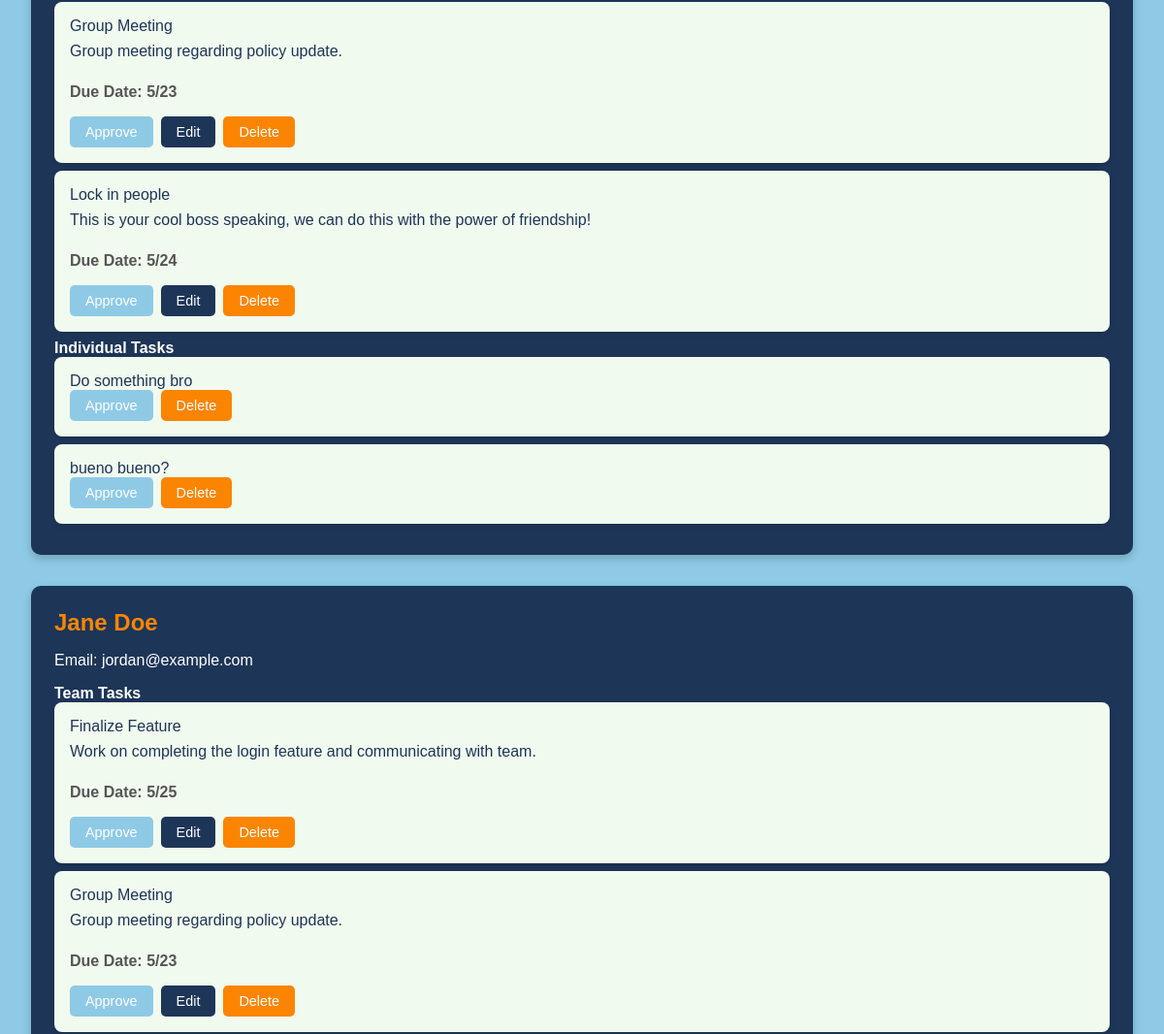
The page /superuser/1/ (middle part) on the database as committed earlier.
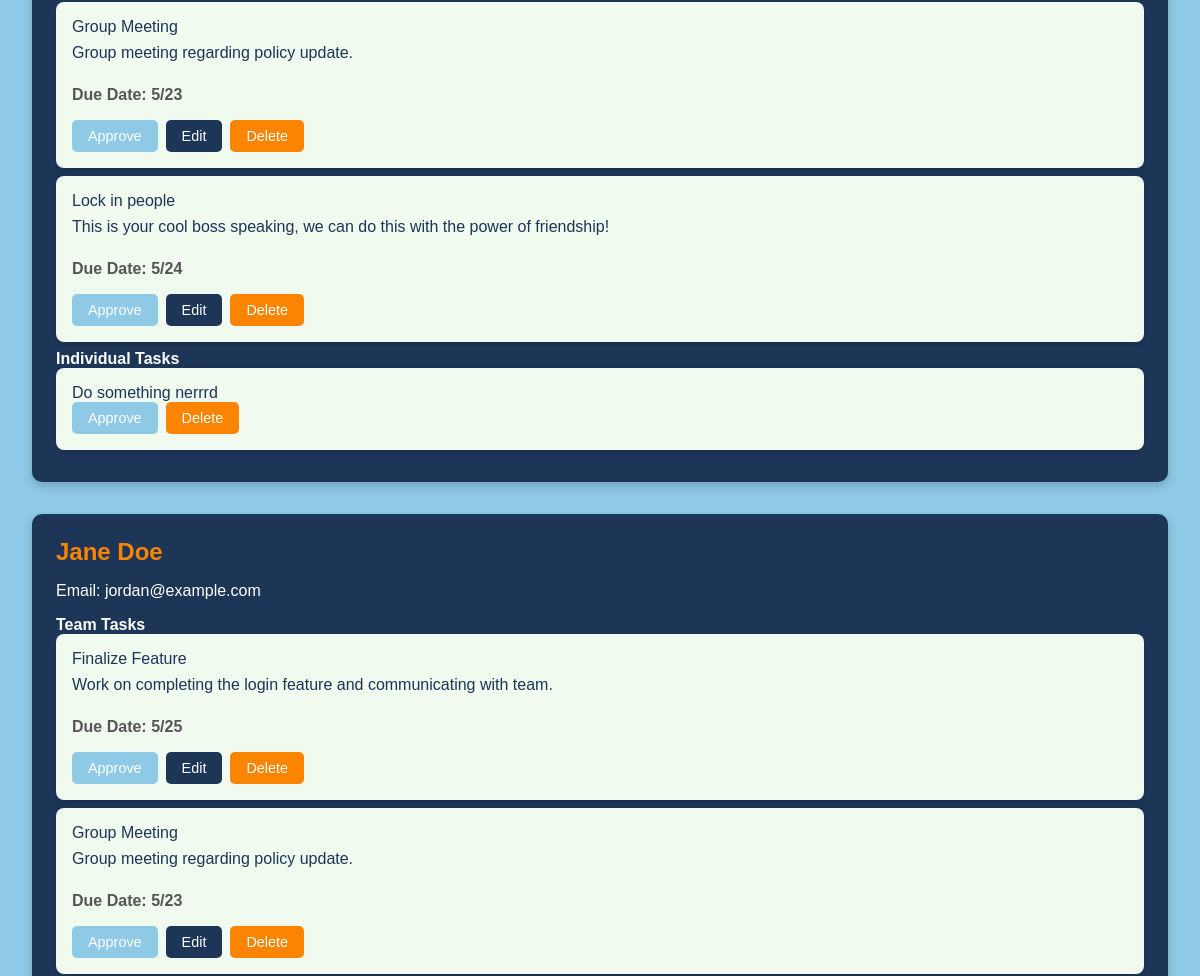
The same page on the database as committed later.
### tasktrek/models.py (models this page shows, shortened)
class Task(models.Model):
    id = models.AutoField(primary_key = True)
    name = models.CharField(max_length = 32, default="...")
    description = models.CharField(max_length = 100)
    due_date = models.CharField(default = "")
    is_complete = models.CharField(default = "False")
    is_team = models.CharField(default="False")

class Employee(models.Model):
    id = models.AutoField(primary_key=True)
    name = models.CharField(max_length = 64)
    is_admin = models.BooleanField(default=False)
    tasks = models.CharField(max_length = 64)
    username = models.CharField(max_length = 64, default="nousername")
    password = models.IntegerField(default = 11111)
    def __str__(self):
        return f"{self.id}~{self.name}~{self.is_admin}~{self.tasks}~{self.username}~{self.password}"

### tasktrek/views.py (the view)
# urls.py: path('superuser/<int:employee_id>/', views.superuser, name="superuser"),
def superuser(request, employee_id):
    dataConnector = sqlite3.connect('db.sqlite3')
    cursor = dataConnector.cursor()
    print("Woah look at Mr big shot over here")
    print(employee_id)
    print(type(employee_id))
    employees = Employee.objects.all()
    tasks = Task.objects.all()
    print("Look at my employees...")
    print(employees)
    clean_employee_list = []
    for employee in employees:
        clean_copy = str(employee)
        clean_employee_list.append(clean_copy.split("~"))
    print(clean_employee_list)
    for employee in clean_employee_list:
        if(employee[3] == ""):
            continue
        else:
            clean_task_list = employee[3].split(",")
            task_list = []
            for task_id in clean_task_list:
                cursor.execute("SELECT name FROM tasktrek_task WHERE id = ? AND is_team = ?", [task_id, "False"])
                task_entry = {}
                task_entry['id'] = task_id
                task_entry['description'] = cursor.fetchone()[0]
                task_list.append(task_entry)
                print(task_id)
            print("Look at my task list")
            print(task_list)
            employee[3] = task_list
    print("Finally my list is made!!!")
    print(clean_employee_list)
    new_employee_list = []
    for employee in clean_employee_list:
        new_employee = {
            'id': employee[0],
            'name': employee[1],
            'is_admin': employee[2],
            'tasks': employee[3],
            'username': employee[4],
            'password': employee[5]
        }
        new_employee_list.append(new_employee)
    print("NOWWWW it's done...")
    print(new_employee_list)
    cursor.execute("SELECT * FROM tasktrek_task WHERE is_team = ?", ["True"])
    group_tasks = cursor.fetchall()
    print("///////////////////////////////////////////////////")
    print("Look at my group tasks")
    print(group_tasks)
    clean_group_tasks = []
    for group_task in group_tasks:
        gt_entry = {}
        gt_entry['id'] = group_task[0]
        gt_entry['title'] = group_task[3]
        gt_entry['description'] = group_task[1]
        gt_entry['due_date'] = group_task[2]
        print("ASSEMBLED GT ENTRY")
        print(gt_entry)
        print("$$$$$$$$$$")
        clean_group_tasks.append(gt_entry)
    print(clean_group_tasks)
    return render(request, "superuser.html", {'employees': new_employee_list, 'group_tasks': clean_group_tasks, 'admin_id': employee_id})

### tasktrek/templates/superuser.html (shortened to what this page needs)
<!DOCTYPE html>
<html lang="en">
<head>
    {% load static %}
    <link rel="stylesheet" href="{% static 'css/styles.css' %}">
</head>
<body>
    <div class="admin-container">
        <div class="management-section">
            <div class="user-management">
                {% for employee in employees %}
                    <div class="user-card">
                        <div class="card-header">
                            <h3>{{employee.name}}</h3>
                        </div>
                        <p>Email: jordan@example.com</p>
                        <h4>Team Tasks</h4>
                        <ul class="task-list">
                            {% for task in group_tasks %}
                            <li>
                                <span class="task-title">{{ task.title }}</span>
                                <p class="task-description">{{ task.description }}</p>
                                <p class="task-due-date"><strong>Due Date:</strong> {{ task.due_date}}</p>
                                <div class="action-buttons">
                                    <button class="approve-btn">Approve</button>
                                    <button  data-adminid = {{admin_id}} data-taskid = {{task.id}} class="edit-btn">Edit</button>
                                    <button class="deny-btn">Delete</button>
                                </div>
                            </li>
                            {% endfor %}
                        </ul>
                        <h4>Individual Tasks</h4>
                        <ul class="task-list">
                                {% for task in employee.tasks %}
                                {% if task.id == "" %}
                                {% else %}
                                <li>
                                {{task.description}}
                                <div class="action-buttons">
                                    <form action="{%url 'handledelete' admin_id=admin_id employee_id=employee.id task_id=task.id %}" method="post">
                                        <button class="approve-btn" name="delete" type="submit">Approve</button>
                                    </form>
                                    <form action="{%url 'handledelete' admin_id=admin_id employee_id=employee.id task_id=task.id %}" method="post">
                                        <button  class="deny-btn" name="delete" type="submit">Delete</button>
                                    </form>
                                </div>
                                </li>
                                {% endif %}
                                {% endfor %}
                        </ul>
                    </div>
                {% endfor %}
            </div>
        </div>
    </div>
</body>
</html>

Rows that differ between the two databases and show on the page:
changed Employee (number 1 of 2 on the later page): loses Task (description "Do something bro"); loses Task (description "bueno bueno?")
added Task: description "Do something nerrrd", shown under Employee (number 1 of 2 on the later page)
